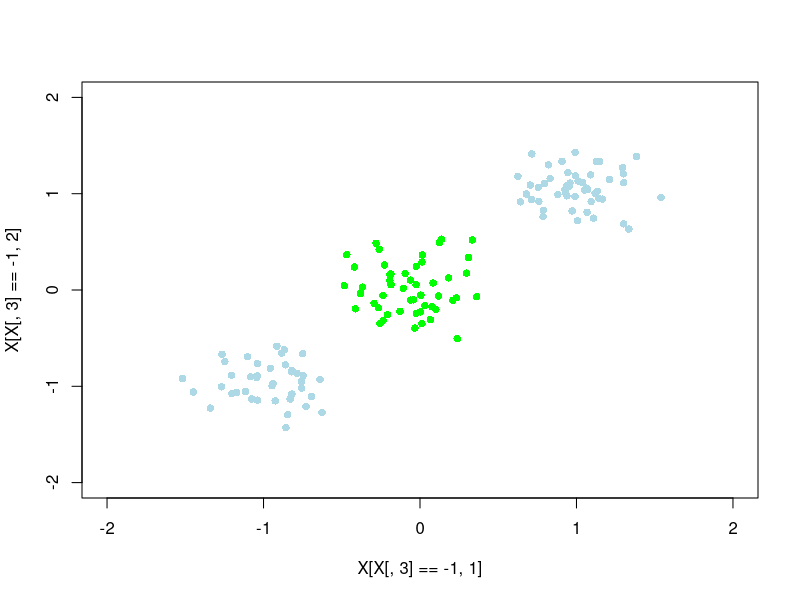
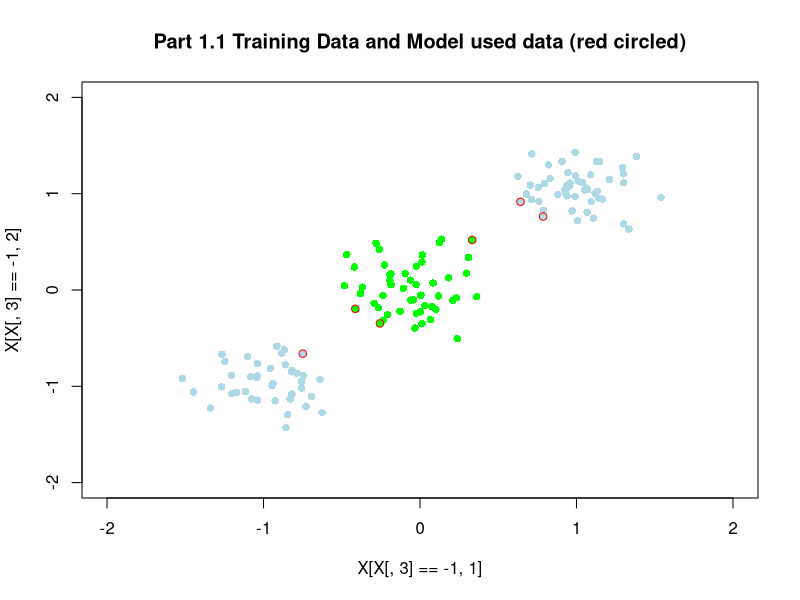
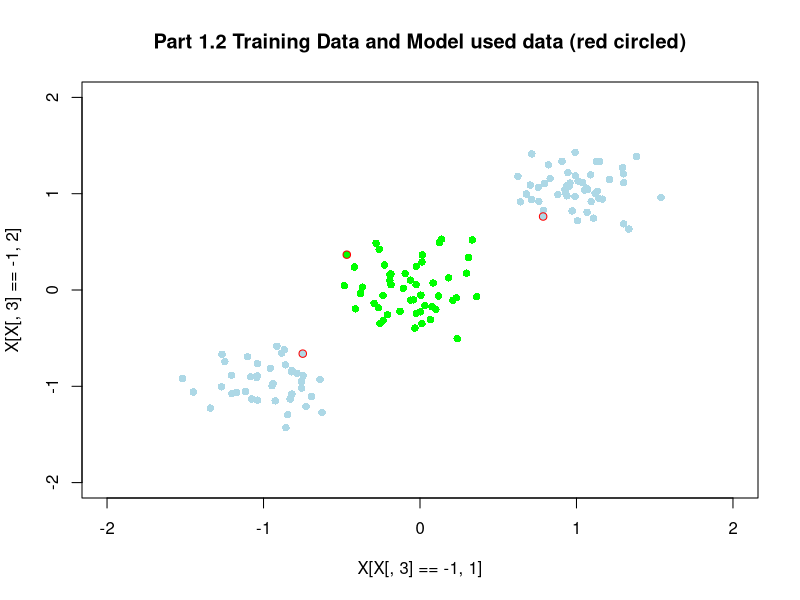
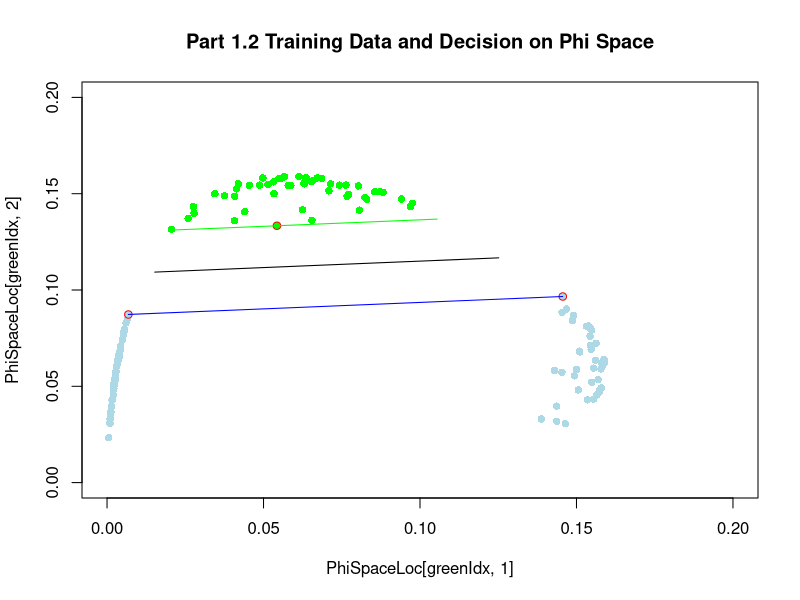

Generate these figures, in order, with R:
library(mvtnorm)
library(quadprog)
library(proxy)
library(Matrix)
#### HW chapter 7
####
#### Part 1
####
#### Fit a SVM to the following data
####
#### Part 1.1 using k(x,y) = exp(-0.5*t(x-y)%*%(x-y))
####
#### Part 1.2 using k(x,y) = <phi(x),phi(y)> where phi(x) = [dnorm(x,mu1,sig),dnorm(x,mu2,sig)] where mu1 = c(0,0), mu2=c(-1,-1), sig = diag(2)
####
#### Part 1.3 verify that the separation of 1.2 is linear in the space defined by phi()

set.seed(7675)
x1.tmp <- cbind(rmvnorm(50,c(0,0),matrix(c(0.05,0,0,0.05),2,2)),-1)
x2.tmp <- cbind(rmvnorm(50,c(1,1),matrix(c(0.05,0,0,0.05),2,2)),1)
x3.tmp <- cbind(rmvnorm(40,c(-1,-1),matrix(c(0.05,0,0,0.05),2,2)),1)

X <- rbind(x1.tmp,x2.tmp,x3.tmp)

# plot
plot(X[X[,3]==-1,1],X[X[,3]==-1,2],pch=16,col="green",xlim=c(-2,2),ylim=c(-2,2))
points(X[X[,3]==1,1],X[X[,3]==1,2],pch=16,col="lightblue")

# kenrel 1
ker_1 <- function(x,y){
    return(exp(-0.5 * t(x-y) %*% (x-y)))
}

# Phi 2
Phi_2 <- function(x){
    dnorm_1 <- dmvnorm(x, c(-1,-1), diag(2))
    dnorm_2 <- dmvnorm(x, c(0,0), diag(2))
    return(c(dnorm_1, dnorm_2))
}

# kernel 2
ker_2 <- function(x,y){
    return(Phi_2(x) %*% Phi_2(y))
}

# Calculate grad matrix
## sub function: calculate the diag
## Only allow calculate one element 
Gram_diag_element <- function(x, distanceFun){
    return(distanceFun(x,x))
}

GramMat <- function(xVec,kernelFun){
    Gram_diag <- diag( apply(xVec, 1, Gram_diag_element, distanceFun = kernelFun) ) # n * n diag
    Gram_dist <- proxy::dist(xVec, method=kernelFun) # n-1 * n-1 mat
    
    return(as.matrix(Gram_dist) + Gram_diag)
}

# Dmat
DMat <- function(Tvec, GramMat){
    return(Tvec %*% t(Tvec) * GramMat)
    # In our case Tvec %*% t(Tvec) provides a 'sign' matrix for GramMat
}

# dvec
dVec <- function(n){
    return(rep(1,n))
}

# Amat
AMat <- function(tn){
    IMat <- diag(length(tn))
    return(cbind(tn, IMat))
}

# bvec
bVec <- function(n){
    return(rep(0,n+1))
}



#### Data:

xVec <- X[,1:2]
tN <- X[,3]

#### Part 1.1 using k(x,y) = exp(-0.5*t(x-y)%*%(x-y))
GramMatrix_1 <- GramMat(xVec, ker_1)
DMatrix_1 <- DMat(tN, GramMatrix_1)
DVector_1 <- dVec(length(tN))
AMatrix_1 <- AMat(tN)
bVector_1 <- bVec(length(tN))

Solution_1 <- solve.QP(nearPD(DMatrix_1)$mat, DVector_1, AMatrix_1, bVector_1, meq=1)

importantPointIndex <- which(Solution_1$solution > 0.1)
model.1.data <- xVec[importantPointIndex,]
plot(X[X[,3]==-1,1],X[X[,3]==-1,2],pch=16,col="green",xlim=c(-2,2),ylim=c(-2,2))
title("Part 1.1 Training Data and Model used data (red circled)")
points(X[X[,3]==1,1],X[X[,3]==1,2],pch=16,col="lightblue")
points(model.1.data[, 1], model.1.data[, 2], pch=1,col='red')

#### Part 1.2 using k(x,y) = <phi(x),phi(y)> where phi(x) = [dnorm(x,mu1,sig),dnorm(x,mu2,sig)] where mu1 = c(0,0), mu2=c(-1,-1), sig = diag(2)
GramMatrix_2 <- GramMat(xVec, ker_2)
DMatrix_2 <- DMat(tN, GramMatrix_2)
DVector_2 <- dVec(length(tN))
AMatrix_2 <- AMat(tN)
bVector_2 <- bVec(length(tN))

Solution_2 <- solve.QP(nearPD(DMatrix_2)$mat, DVector_2, AMatrix_2, bVector_2, meq=1)
importantPointIndex <- which(Solution_2$solution > 0.1)
model.2.data <- xVec[importantPointIndex,]
plot(X[X[,3]==-1,1],X[X[,3]==-1,2],pch=16,col="green",xlim=c(-2,2),ylim=c(-2,2))
title("Part 1.2 Training Data and Model used data (red circled)")
points(X[X[,3]==1,1],X[X[,3]==1,2],pch=16,col="lightblue")
points(model.2.data[, 1], model.2.data[, 2], pch=1,col='red')


#### Part 1.3 verify that the separation of 1.2 is linear in the space defined by phi()

PhiSpaceLoc <- apply(xVec,1,Phi_2)
PhiSpaceLoc <- t(PhiSpaceLoc)
greenIdx <- which(tN==-1)
blueIdx <- which(tN==1)
model.pts <- apply(model.2.data,1,Phi_2)
model.pts <- t(model.pts)

An <- Solution_2$solution[importantPointIndex]
weight <- colSums(An * tN[importantPointIndex] * model.pts)
linear.model.b <- tN[1] - (model.pts %*% weight)[1,1]

one.dim <- seq(-2,2,0.01)
all.x <- expand.grid(x = one.dim, y = one.dim)
phi.all.x <- apply(all.x,1,Phi_2)
phi.all.x <- t(phi.all.x)
all.y <- phi.all.x %*% weight + linear.model.b

greenLineIdx <- which(abs(all.y + 1) < 0.001)
blackLineIdx <- which(abs(all.y) < 0.001)
blueLineIdx <- which(abs(all.y - 1) < 0.001)

plot(PhiSpaceLoc[greenIdx,1], PhiSpaceLoc[greenIdx,2], pch=16,col="green",xlim=c(0,0.2),ylim=c(0,0.2))
title("Part 1.2 Training Data and Decision on Phi Space")
points(PhiSpaceLoc[blueIdx,1], PhiSpaceLoc[blueIdx,2], pch=16,col="lightblue")
points(model.pts[, 1], model.pts[, 2], pch=1,col='red')

points(phi.all.x[greenLineIdx,1], phi.all.x[greenLineIdx,2], type='l', col="green")
points(phi.all.x[blackLineIdx,1], phi.all.x[blackLineIdx,2], type='l', col="black")
points(phi.all.x[blueLineIdx,1], phi.all.x[blueLineIdx,2], type='l', col="blue")



